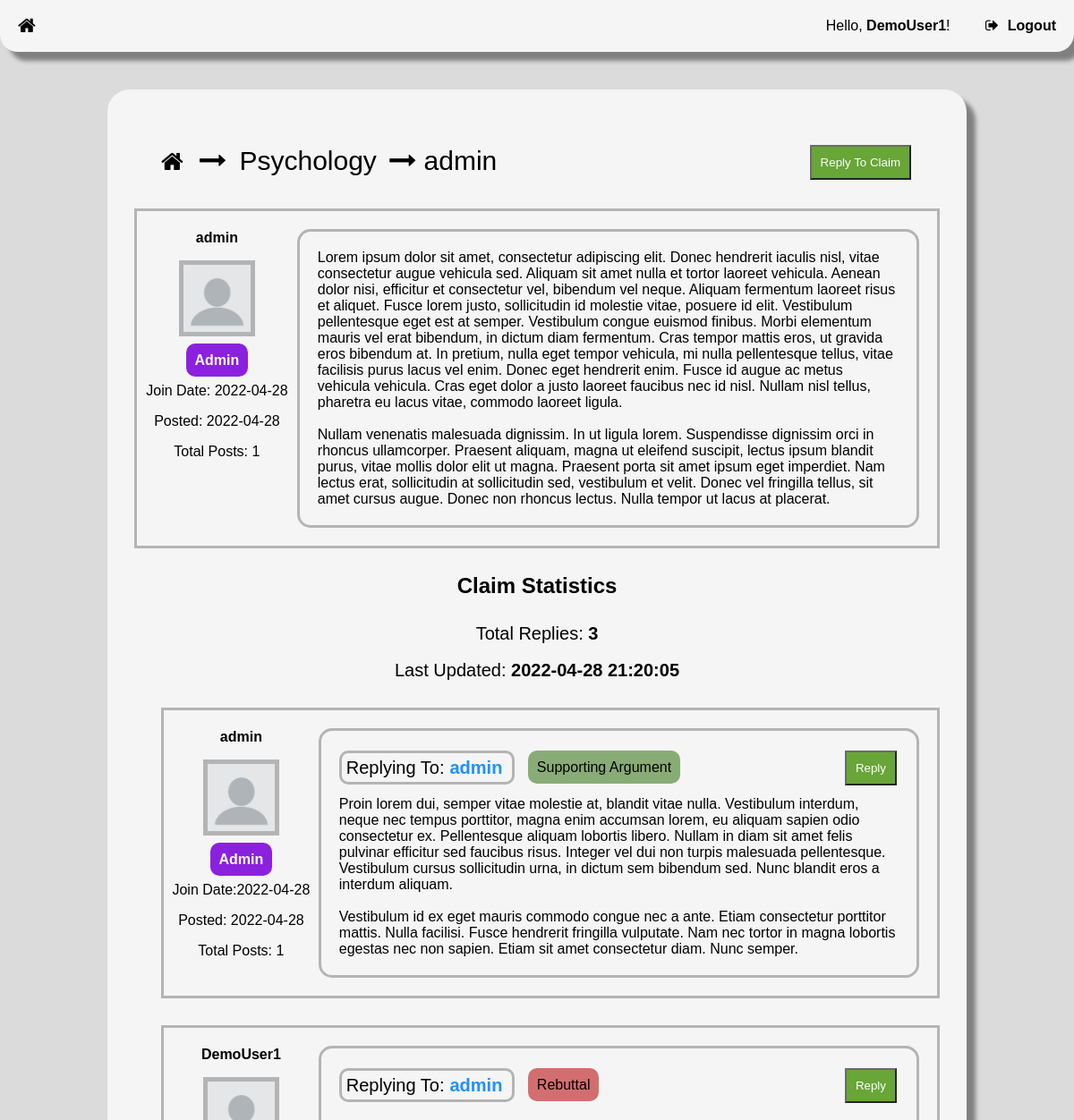
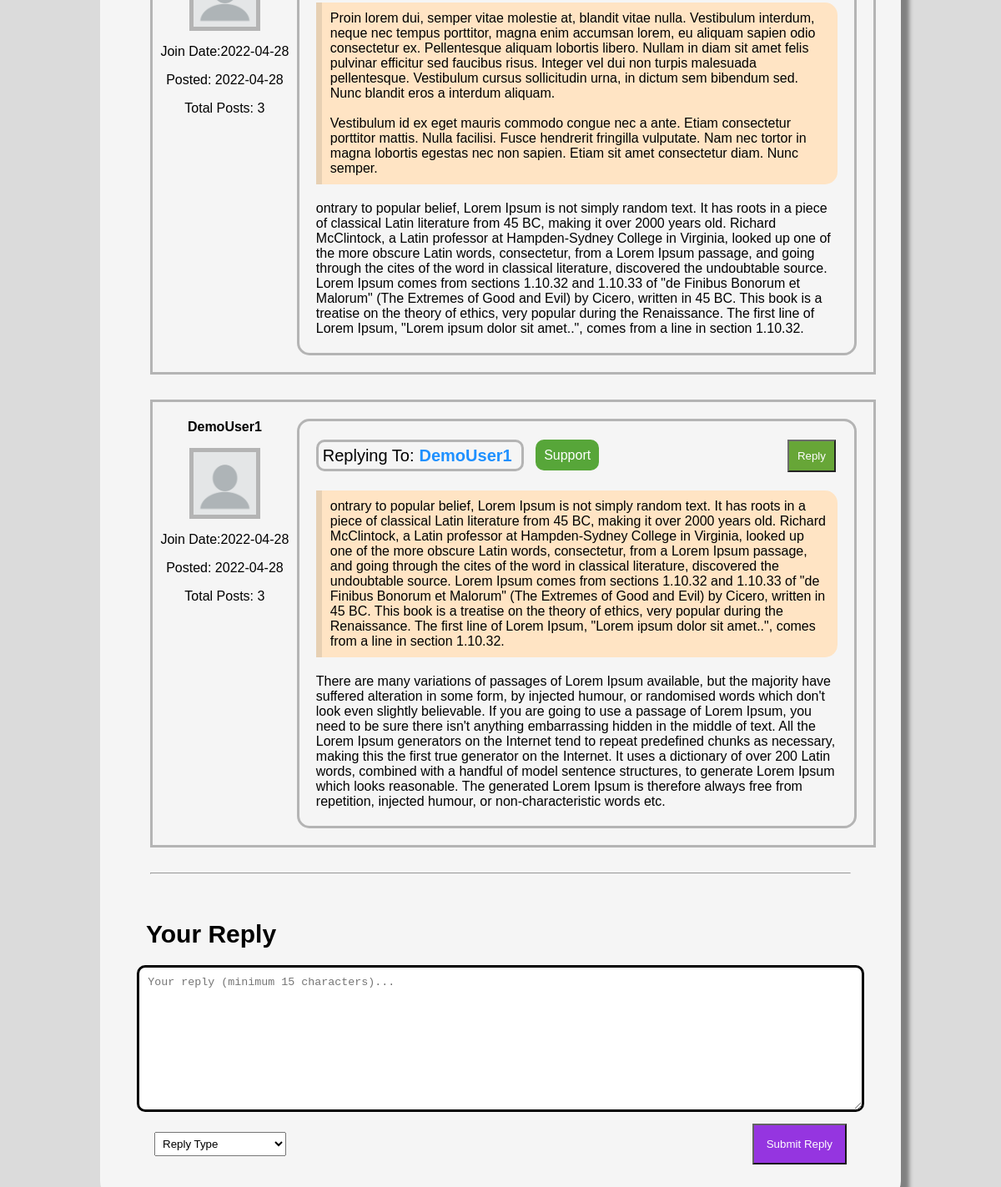
Page /4/1 (signed in) on the committed database (2 pictures, top to bottom).
### tables this page shows
CREATE TABLE user (
    userID INTEGER NOT NULL PRIMARY KEY AUTOINCREMENT,
    userName TEXT NOT NULL,
    passwordHash BLOB NOT NULL,
    isAdmin BOOLEAN NOT NULL,
    creationTime INTEGER NOT NULL,
    lastVisit INTEGER NOT NULL
);

CREATE TABLE topic (
    topicID INTEGER NOT NULL PRIMARY KEY AUTOINCREMENT,
    topicName TEXT NOT NULL,
    postingUser INTEGER REFERENCES user(userID) ON DELETE SET NULL ON UPDATE CASCADE,
    creationTime INTEGER NOT NULL,
    updateTime INTEGER NOT NULL
);

CREATE TABLE claim (
    claimID INTEGER NOT NULL PRIMARY KEY AUTOINCREMENT,
    topic INTEGER NOT NULL REFERENCES topic(topicID) ON DELETE CASCADE ON UPDATE CASCADE,
    postingUser INTEGER REFERENCES user(userID) ON DELETE SET NULL ON UPDATE CASCADE,
    creationTime INTEGER NOT NULL,
    updateTime INTEGER NOT NULL,
    text TEXT NOT NULL
);

CREATE TABLE replyToClaimType (
    claimReplyTypeID INTEGER NOT NULL PRIMARY KEY AUTOINCREMENT,
    claimReplyType TEXT NOT NULL
);

CREATE TABLE replyText (
    replyTextID INTEGER NOT NULL PRIMARY KEY AUTOINCREMENT,
    postingUser INTEGER REFERENCES user(userID) ON DELETE SET NULL ON UPDATE CASCADE,
    creationTime INTEGER NOT NULL,
    text TEXT NOT NULL
);

CREATE TABLE replyToReplyType (
    replyReplyTypeID INTEGER NOT NULL PRIMARY KEY AUTOINCREMENT,
    replyReplyType TEXT NOT NULL
);

### server.py (the view)
@ app.route('/<topicId>/<claimId>', methods=["GET"])
def displayClaim(topicId, claimId):
    user = getUserStatus()
    if not isTopicIdValid(topicId):
        return NotFoundMessage("Topic")
    if not isClaimIdValid(claimId):
        return NotFoundMessage("Claim")
    if not isTopicRelatedToClaim(topicId, claimId):
        return NotFoundMessage("Claim is not related to that topic")
    db = sqlite3.connect(PATH)
    cursor = db.cursor()
    claim = cursor.execute(
        "SELECT postingUser, text, creationTime FROM claim WHERE claimID=?", (claimId,))
    for row in claim:
        userId = row[0]
        claimText = row[1]
        creationTime = row[2]
    class Topic:
        TopicId = topicId
        TopicName = getTopicName(TopicId)
    class Claim:
        Username = getUsername(userId)
        ClaimId = claimId
        ClaimText = claimText
        JoinDate = getUserJoinDate(userId)
        ClaimPostDate = convertJulianTime(creationTime, "DATE")
        TotalPosts = getUserTotalPosts(userId)
        IsAdmin = isAdmin(userId)
        LastUpdateTime = getClaimLastUpdateTime(ClaimId)
    db.close()
    return render_template("Claim.html", user=user, topicList=getAllTopics(), topic=Topic, claimList=getAllClaimsInTopic(Topic.TopicId), claim=Claim, replies=getAllReplies(claimId))

### templates/Claim.html (shortened to what this page needs)
<!DOCTYPE html>
<html>
<head>
    <link rel="stylesheet" type="text/css" href="{{ url_for('static', filename='CSS/global.css') }}">
    <link rel="stylesheet" type="text/css"
        href="https://stackpath.bootstrapcdn.com/font-awesome/4.7.0/css/font-awesome.min.css">
</head>
<body
    onload="load(`{{ url_for('static', filename='Templates/RegisterForm.html') }}`, `{{ url_for('static', filename='Templates/LoginForm.html') }}`, `{{ url_for('static', filename='Templates/MessageBoxes.html') }}`)">
    <nav class="navigationContainer">
        <button id="homeBtn" style="float: left;" onclick="location.href='/'" class="navigationBtn"><i
                class="fa fa-home fa-lg" aria-label="Home Button"></i></button>
        {% if user.Username != "NULL" %}
        <span style="color: var(--text);">Hello, <b>{{ user.Username }}</b>!</span>
        {% endif %}
        {% if user.LoggedIn == True %}
        <button id="logoutBtn" style="display: inline-block; margin-left: 15px;" onclick="location.href='/signout'"
            class="navigationBtn"><i class="fa fa-sign-out navigationBtnIcon"
                aria-hidden="true"></i><b>Logout</b></button>
        {% endif %}
    </nav>
    <div id="mainContainer">
        <div class="forumsContainer">
            <div id="forumHierarchy" class="flex-container-space-between">
                <div>
                    <button id="homeBtn" onclick="location.href='/'" class="forumHierarchyButton">
                        <i class="fa fa-home fa-2x" aria-hidden="true"></i>
                    </button>
                    <i class="fa fa-long-arrow-right" aria-hidden="true"></i>
                    <button id="forumHierarchyTopic" aria-label="The topic is"
                        onclick="location.href='/{{ topic.TopicId }}'">{{ topic.TopicName
                        }}</button>
                    <i class="fa fa-long-arrow-right" aria-hidden="true"></i>
                    <span aria-label="Claim by">{{ claim.Username }}</span>
                </div>
                <div style="background-color: var(primary); border-radius: 15px; padding: 10px;">
                    {% if user.LoggedIn == True %}
                    <button class="btn" onclick="moveTo('ReplyToClaimContainer')">Reply To Claim</button>
                    {% endif %}
                </div>
            </div>
            <div id="{{ claim.ClaimId }}" class="grid-container">
                <div class="userInfo">
                    <p><b aria-label="The claim was made by the user">{{ claim.Username }}</b></p>
                    <img class="userProfile" aria-describedby="Profile Picture" alt="Profile Picture"
                        src="{{ url_for('static', filename='Resources/Images/default_user.png') }}">
                    {% if claim.IsAdmin == True %}
                    <br><br>
                    <span class="adminLabel"><b>Admin</b></span>
                    <br>
                    {% endif %}
                    <p>Join Date: {{ claim.JoinDate }}</p>
                    <p>Posted: {{ claim.ClaimPostDate }}</p>
                    <p>Total Posts: {{ claim.TotalPosts }}</p>
                </div>
                <div style="border-radius: 15px; width: auto;" class="claimTextContainer">
                    <p class="claimText">{{ claim.ClaimText }}</p>
                </div>
            </div>
            <div style="text-align: center;">
                <h2 class="statisticsTitle">Claim Statistics</h2>
                <div style="text-align: center;">
                    <span class="statisticsText">Total Replies: <b>{{ replies|length }}</b></span>
                    <br>
                    <br>
                    <span class="statisticsText">Last Updated: <b>{{ claim.LastUpdateTime }}</b></span>
                </div>
            </div>
            {% for reply in replies %}
            <div id="reply_{{ reply.Id }}" style="margin-left: 30px; margin-top: 30px;" class="grid-container">
                <div class="userInfo">
                    <p><b aria-label="A reply from">{{ reply.Username }}</b></p>
                    <img class="userProfile" aria-describedby="Profile Picture" alt="Profile Picture"
                        src="{{ url_for('static', filename='Resources/Images/default_user.png') }}">
                    {% if reply.IsAdmin == True %}
                    <br><br>
                    <span class="adminLabel"><b>Admin</b></span>
                    <br>
                    {% endif %}
                    <p>Join Date:{{ reply.JoinDate }}</p>
                    <p>Posted: {{ reply.ReplyPostDate }}</p>
                    <p>Total Posts: {{ reply.TotalPosts }}</p>
                </div>
                <div style="border-radius: 15px; width: auto;" class="claimTextContainer">
                    <div style="margin-bottom: 10px;" class="flex-container-space-between">
                        <div>
                            {% if reply.isReplyToReply == True %}
                            <span class="replyingTo">Replying To:<button id="replyingToUsername"
                                    onclick="moveTo('reply_{{ reply.ReplyingToId }}')">{{
                                    reply.ReplyingToUsername }}</button></span>
                            {% else %}
                            <span class="replyingTo">Replying To:<button id="replyingToUsername"
                                    onclick="moveTo('{{ claim.ClaimId }}')">{{
                                    claim.Username }}</button></span>
                            {% endif %}
                            {% if reply.ReplyType == "Clarification" %}
                            <span style="background-color: var(--replyTypeClarification);" class="replyTypeLabel">{{
                                reply.ReplyType }}</span>
                            {% elif reply.ReplyType == "Supporting Argument" %}
                            <span style="background-color: var(--replyTypeSupportingArgument);"
                                class="replyTypeLabel">{{
                                reply.ReplyType }}</span>
                            {% elif reply.ReplyType == "Counterargument" %}
                            <span style="background-color: var(--replyTypeCounterargument); color: var(--text2);"
                                class="replyTypeLabel">{{
                                reply.ReplyType }}</span>
                            {% elif reply.ReplyType == "Evidence" %}
                            <span style="background-color: var(--replyTypeEvidence);" class="replyTypeLabel">{{
                                reply.ReplyType }}</span>
                            {% elif reply.ReplyType == "Support" %}
                            <span style="background-color: var(--replyTypeSupport); color: var(--text2);"
                                class="replyTypeLabel">{{
                                reply.ReplyType }}</span>
                            {% elif reply.ReplyType == "Rebuttal" %}
                            <span style="background-color: var(--replyTypeRebuttal);" class="replyTypeLabel">{{
                                reply.ReplyType }}</span>
                            {% endif %}
                        </div>
                        <div>
                            {% if user.LoggedIn == True %}
                            <button class="btn" onclick="showReplyForm('replyTo_{{ reply.Id }}')">Reply</button>
                            {% endif %}
                        </div>
                    </div>
                    {% if reply.isReplyToReply == True %}
                    <div class="quoteReply">{{ reply.ReplyingToText }}</div>
                    {% endif %}
                    {% if reply.Text|string() == "[REMOVED]" %}
                    <p class="claimText" style="text-align: center;"><b>{{ reply.Text }}</b></p>
                    {% else %}
                    <p class="claimText">{{ reply.Text }}</p>
                    {% endif %}
                </div>
            </div>
            {% endfor %}
            {% if user.LoggedIn == True %}
            <hr style="margin: 30px;">
            <div style="padding: 5px;" id="ReplyToClaimContainer">
                <div id="forumHierarchy"><b>Your Reply</b></div>
                <form action="/{{ topic.TopicId }}/{{ claim.ClaimId }}/new/reply" method="POST">
                    <div id="inputFields">
                        <textarea rows="10" placeholder="Your reply (minimum 15 characters)..." minlength="15"
                            name="replyToClaimText" id="replyToClaimText" required></textarea>
                    </div>
                    <div style="margin: 10px 30px 10px 30px;" class="flex-container-space-between">
                        <select style="padding: 5px;" name="replyToClaimType" id="replyToClaimType" required>
                            <option value="" disabled hidden selected="selected">Reply Type</option>
                        </select>
                        <button style="width: auto; padding: 15px;" type="submit" class="formBtn" id="formBtn">Submit
                            Reply</button>
                    </div>
                </form>
            </div>
            {% endif %}
        </div>
    </div>
</body>
</html>

### rows in the picture
user: Username "DemoUser1", Username "DemoUser1" "DemoUser1", ReplyingToUsername "DemoUser1"
topic: TopicName "Psychology"
user: Username "admin", Username "admin", Username "admin", ReplyingToUsername "admin"
claim: ClaimText "Lorem ipsum dolor sit amet, consectetur adipiscing elit. Donec hendrerit iaculis nisl, vitae consectetur augue vehicula sed. Aliquam sit amet nulla et tortor laoreet vehicula. Aenean dolor nisi, efficitur et consectetur vel, bibendum vel neque. Aliquam fermentum laoreet risus et aliquet. Fusce lorem justo, sollicitudin id molestie vitae, posuere id elit. Vestibulum pellentesque eget est at semper. Vestibulum congue euismod finibus. Morbi elementum mauris vel erat bibendum, in dictum diam fermentum. Cras tempor mattis eros, ut gravida eros bibendum at. In pretium, nulla eget tempor vehicula, mi nulla pellentesque tellus, vitae facilisis purus lacus vel enim. Donec eget hendrerit enim. Fusce…"
replyToClaimType: ReplyType "Supporting Argument"
replyText: Text "Proin lorem dui, semper vitae molestie at, blandit vitae nulla. Vestibulum interdum, neque nec tempus porttitor, magna enim accumsan lorem, eu aliquam sapien odio consectetur ex. Pellentesque aliquam lobortis libero. Nullam in diam sit amet felis pulvinar efficitur sed faucibus risus. Integer vel dui non turpis malesuada pellentesque. Vestibulum cursus sollicitudin urna, in dictum sem bibendum sed. Nunc blandit eros a interdum aliquam. Vestibulum id ex eget mauris commodo congue nec a ante. Etiam consectetur porttitor mattis. Nulla facilisi. Fusce hendrerit fringilla vulputate. Nam nec tortor in magna lobortis egestas nec non sapien. Etiam sit amet consectetur diam. Nunc semper.", ReplyingToText "Proin lorem dui, semper vitae molestie at, blandit vitae nulla. Vestibulum interdum, neque nec tempus porttitor, magna enim accumsan lorem, eu aliquam sapien odio consectetur ex. Pellentesque aliquam lobortis libero. Nullam in diam sit amet felis pulvinar efficitur sed faucibus risus. Integer vel dui non turpis malesuada pellentesque. Vestibulum cursus sollicitudin urna, in dictum sem bibendum sed. Nunc blandit eros a interdum aliquam. Vestibulum id ex eget mauris commodo congue nec a ante. Etiam consectetur porttitor mattis. Nulla facilisi. Fusce hendrerit fringilla vulputate. Nam nec tortor in magna lobortis egestas nec non sapien. Etiam sit amet consectetur diam. Nunc semper."
replyToReplyType: ReplyType "Rebuttal"
replyText: Text "ontrary to popular belief, Lorem Ipsum is not simply random text. It has roots in a piece of classical Latin literature from 45 BC, making it over 2000 years old. Richard McClintock, a Latin professor at Hampden-Sydney College in Virginia, looked up one of the more obscure Latin words, consectetur, from a Lorem Ipsum passage, and going through the cites of the word in classical literature, discovered the undoubtable source. Lorem Ipsum comes from sections 1.10.32 and 1.10.33 of \"de Finibus Bonorum et Malorum\" (The Extremes of Good and Evil) by Cicero, written in 45 BC. This book is a treatise on the theory of ethics, very popular during the Renaissance. The first line of Lorem Ipsum, \"Lorem…", ReplyingToText "ontrary to popular belief, Lorem Ipsum is not simply random text. It has roots in a piece of classical Latin literature from 45 BC, making it over 2000 years old. Richard McClintock, a Latin professor at Hampden-Sydney College in Virginia, looked up one of the more obscure Latin words, consectetur, from a Lorem Ipsum passage, and going through the cites of the word in classical literature, discovered the undoubtable source. Lorem Ipsum comes from sections 1.10.32 and 1.10.33 of \"de Finibus Bonorum et Malorum\" (The Extremes of Good and Evil) by Cicero, written in 45 BC. This book is a treatise on the theory of ethics, very popular during the Renaissance. The first line of Lorem Ipsum, \"Lorem…"
replyToReplyType: ReplyType "Support"
replyText: Text "There are many variations of passages of Lorem Ipsum available, but the majority have suffered alteration in some form, by injected humour, or randomised words which don't look even slightly believable. If you are going to use a passage of Lorem Ipsum, you need to be sure there isn't anything embarrassing hidden in the middle of text. All the Lorem Ipsum generators on the Internet tend to repeat predefined chunks as necessary, making this the first true generator on the Internet. It uses a dictionary of over 200 Latin words, combined with a handful of model sentence structures, to generate Lorem Ipsum which looks reasonable. The generated Lorem Ipsum is therefore always free from…"

### other values in the picture
{{ claim.JoinDate }} "2022-04-28"
{{ claim.ClaimPostDate }} "2022-04-28"
{{ claim.TotalPosts }} "1"
{{ replies|length }} "3"
{{ claim.LastUpdateTime }} "2022-04-28 21:20:05"
{{ reply.JoinDate }} "2022-04-28" "2022-04-28" "2022-04-28"
{{ reply.ReplyPostDate }} "2022-04-28" "2022-04-28" "2022-04-28"
{{ reply.TotalPosts }} "1" "3" "3"
